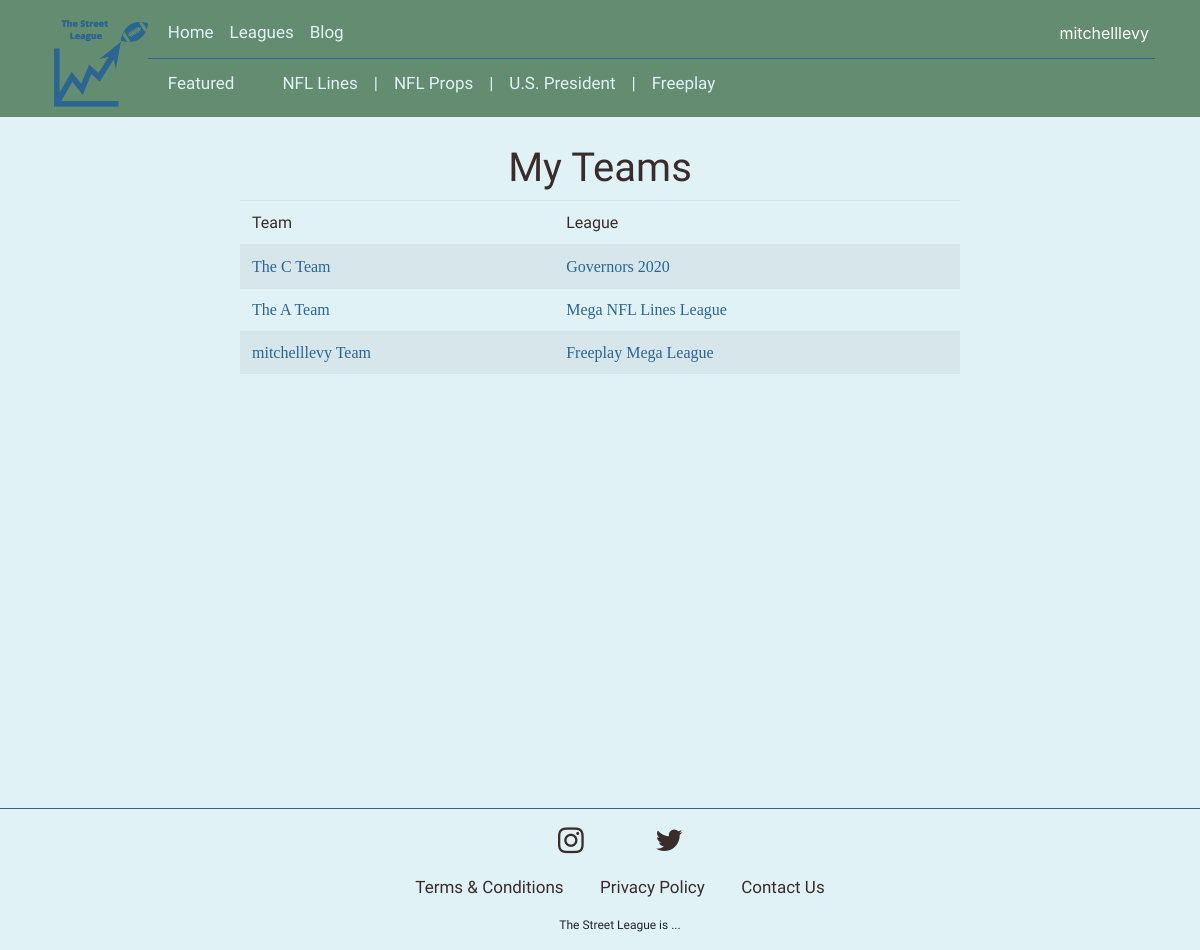
/profile/ (signed in), run on an earlier commit of the app's database.
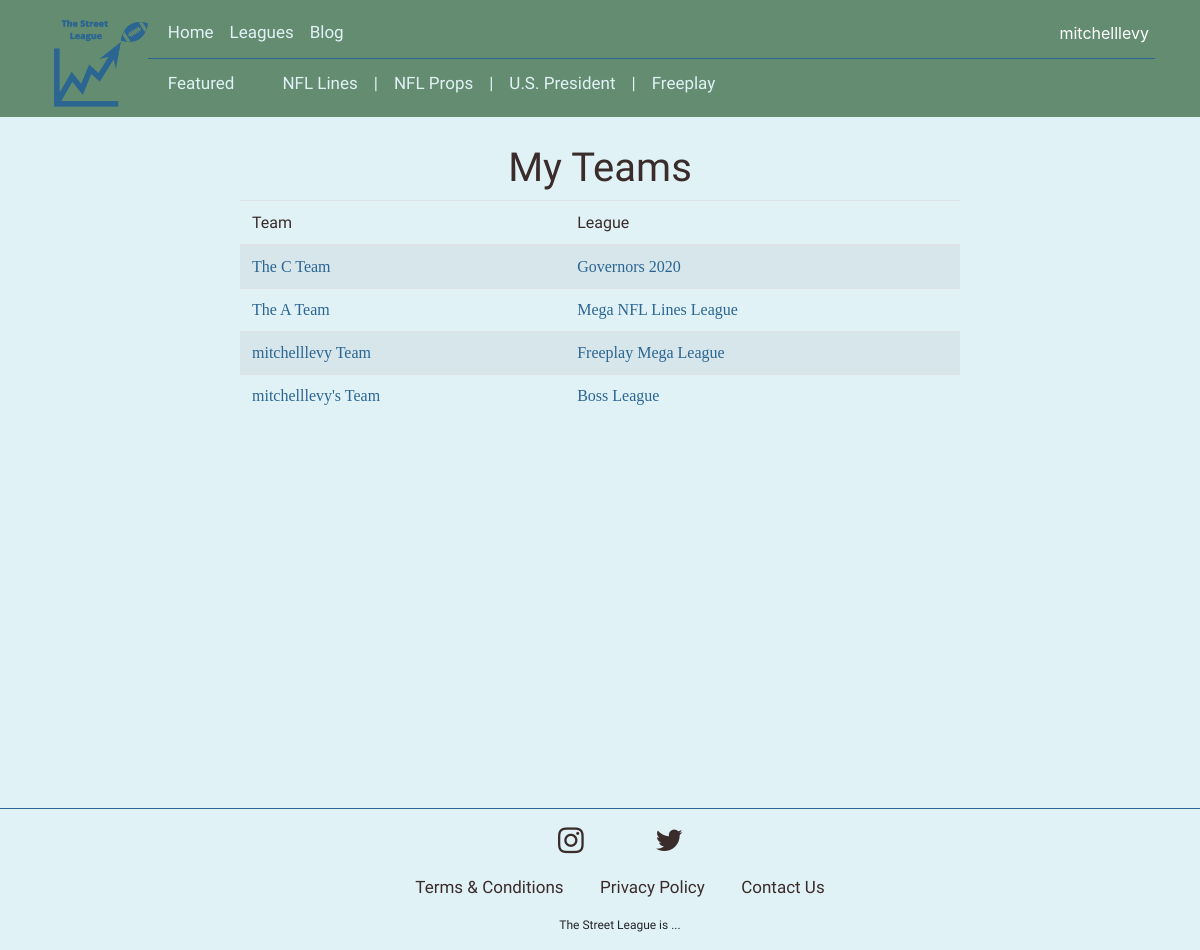
And on a later commit of the database.
### fantasyworld/models.py (models this page shows, shortened)
class Team(models.Model):
	user = models.ForeignKey(Profile, on_delete=models.CASCADE)
	league_session = models.ForeignKey(LeagueSession, on_delete=models.CASCADE)
	team_name = models.CharField(max_length=100, default = "Team")
	is_commissioner = models.BooleanField(default=False)
	budget = models.FloatField(default=100)

class League(models.Model):
	league_type = models.ForeignKey(LeagueType, on_delete=models.CASCADE)
	name = models.CharField(max_length = 100)
	is_public = models.BooleanField(default=False)
	league_password = models.CharField(max_length = 100, null=True, blank=True)
	def __str__(self):
		return self.name

### fantasyworld/views/user_views.py (the view)
# urls.py: path('profile/', views.profile_home,
def profile_home(request):
    user = request.user
    if user.is_authenticated:
        profile = get_or_create_profile(user)
        teams = Team.objects.filter(user=profile)
        team_league_dict = {}
        for team in teams:
            league = team.league_session.league
            team_league_dict[team] = league
        return render(request, 'fantasyworld/profile.html',
            context = {'team_league_dict': team_league_dict})
    else:
        return redirect('/login')

### fantasyworld/views/user_views.py (called while the page is built)
def get_or_create_profile(user):
    try:
        profile = Profile.objects.filter(user=user)[0]
    except IndexError:
        profile = Profile(user=user)
        profile.save()
    return profile

### fantasyworld/templates/fantasyworld/profile.html (shortened to what this page needs)
{% extends 'fantasyworld/bases/base.html' %}
{% block content %}
{% if team_league_dict %}
	<br>
	<h1> My Teams </h1>
	<table class="table table-striped" style="margin-top: 5px;">
		<thead>
			<tr>
				<th scope="col">Team</th>
				<th scope="col">League</th>
			</tr>
		</thead>
		<tbody>
			{% for team, league in team_league_dict.items %}
			<tr>
				<th> <a href = "{% url 'fantasyworld:team_home' team.id %}">{{team.team_name}} </th>
				<th> <a href = "{% url 'fantasyworld:league_home' team.league_session.league.id %}"> {{league}} </th>
			</tr>
			{% endfor %}
		</tbody>
		</table>
{% endif %}
{% endblock %}

What changed in the data, as far as the page shows it:
added Team: team_name "mitchelllevy's Team", name "Boss League"
